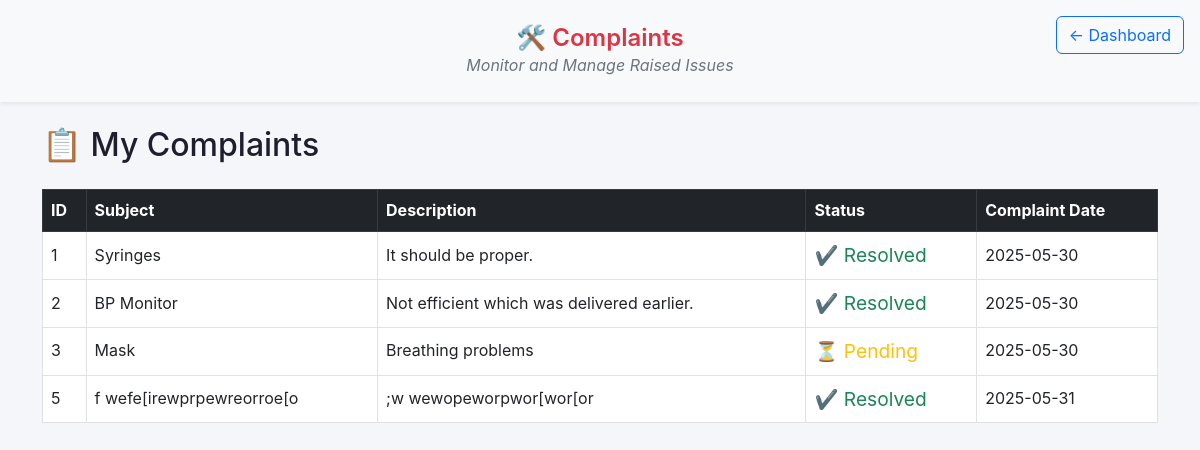
Page /sales_complaints (signed in) on the earlier database version.
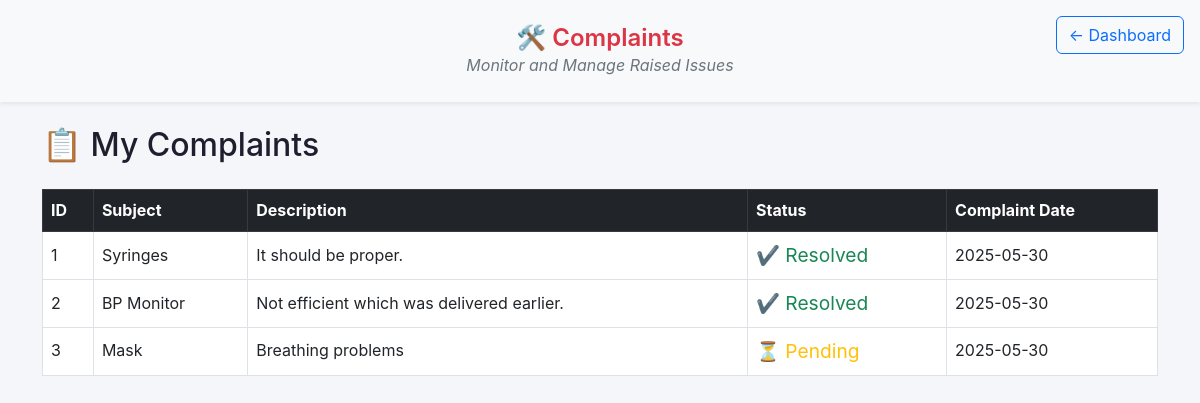
Same page on the later database version.
### app.py (models this page shows)
class Complaint(db.Model):
    id = db.Column(db.Integer, primary_key=True)
    sales_user_id = db.Column(db.Integer, db.ForeignKey('user.id'))
    subject = db.Column(db.String(200), nullable=False)
    description = db.Column(db.Text, nullable=False)
    status = db.Column(db.String(20), default='Pending')  # Pending, Fulfilled
    created_at = db.Column(db.Date, default=date.today)
    sales_user = db.relationship('User', backref='complaints')

### app.py (the view)
@app.route("/sales_complaints")
@login_required
@role_required("sales")
def sales_complaints():
    complaints = Complaint.query.filter_by(sales_user_id=session["user_id"]).all()
    return render_template("sales_complaints.html", complaints=complaints)

### app.py (called while the page is built)
def login_required(f):
    @wraps(f)
    def decorated_function(*args, **kwargs):
        if 'username' not in session:
            return redirect("/")
        return f(*args, **kwargs)
    return decorated_function

def role_required(role):
    def decorator(f):
        @wraps(f)
        def decorated_function(*args, **kwargs):
            if 'role' not in session or (session['role'] != role and session['role'] != 'admin'):
                abort(403)
            return f(*args, **kwargs)
        return decorated_function
    return decorator

@app.after_request
def add_header(response):
    response.headers["Cache-Control"] = "no-store, no-cache, must-revalidate, post-check=0, pre-check=0, max-age=0"
    response.headers["Pragma"] = "no-cache"
    response.headers["Expires"] = "0"
    return response

### templates/sales_complaints.html (shortened to what this page needs)
<!DOCTYPE html>
<html lang="en">
<head>
    <link href="https://cdn.jsdelivr.net/npm/bootstrap@5.3.0/dist/css/bootstrap.min.css" rel="stylesheet" />
    <link rel="stylesheet" href="static/style.css" />
    <link rel="stylesheet" href="https://cdn.jsdelivr.net/npm/bootstrap-icons@1.10.5/font/bootstrap-icons.css" />
</head>
<body>
    <header class="py-4 bg-body-tertiary shadow-sm mb-4 position-relative">
        <a href="{{ url_for('sales_dashboard') }}"
            class="btn btn-outline-primary position-absolute top-0 end-0 mt-3 me-3">
            &larr; Dashboard
        </a>
        <div class="text-center">
            <h4 class="mb-0 text-danger fw-semibold">
                🛠️ Complaints
            </h4>
            <p class="text-secondary fst-italic mb-0">Monitor and Manage Raised Issues</p>
        </div>
    </header>
    <div class="container">
        <h2 class="mb-4">📋 My Complaints</h2>
        <table class="table table-bordered table-hover align-middle">
            <thead class="table-dark">
                <tr>
                    <th>ID</th>
                    <th>Subject</th>
                    <th>Description</th>
                    <th>Status</th>
                    <th>Complaint Date</th>
                </tr>
            </thead>
            <tbody>
                {% for c in complaints %}
                <tr>
                    <td>{{ c.id }}</td>
                    <td>{{ c.subject }}</td>
                    <td>{{ c.description }}</td>
                    <td>
                        {% if c.status == "Resolved" %}
                        <span class="text-success icon">✔️ Resolved</span>
                        {% else %}
                        <span class="text-warning icon">⏳ Pending</span>
                        {% endif %}
                    </td>
                    <td>{{ c.created_at.strftime('%Y-%m-%d') }}</td>
                </tr>
                {% endfor %}
            </tbody>
        </table>
    </div>
</body>
</html>

### static/style.css (style rules this page uses)
* { margin: 0; padding: 0; box-sizing: border-box; }
body { font-family: 'Inter', 'Nunito Sans', 'Open Sans', sans-serif; background-color: #f4f6f9; color: #1e1e2f; font-size: 16px; line-height: 1.6; }

### templates/sales_complaints.html (style rules this page uses)
body { overflow-x: hidden; }
header { padding: 1rem 0; }
.icon { font-size: 1.2rem; }

Differences in the rows shown:
removed Complaint: id "5", subject "f wefe[irewprpewreorroe[o", description ";w wewopeworpwor[wor[or", status "✔️ Resolved", created_at "2025-05-31"
